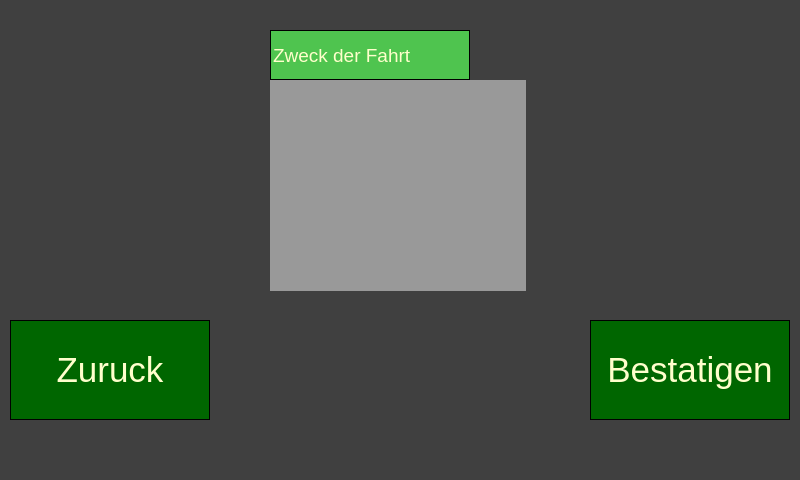
<?xml version="1.0" encoding="UTF-8"?>
<ui version="4.0">
 <class>Dialog</class>
 <widget class="QDialog" name="Dialog">
  <property name="geometry">
   <rect>
    <x>0</x>
    <y>0</y>
    <width>800</width>
    <height>480</height>
   </rect>
  </property>
  <property name="windowTitle">
   <string>Dialog</string>
  </property>
  <property name="styleSheet">
   <string notr="true">QWidget{
	background-color: #404040;
	color: #00CC00}
QPushButton{
	color: #FFFFCC; 
	background-color: #006600;
	border-style: inset;
	border-color:black;
	border-width: 1px;}
QLineEdit{
	color: #FFFFCC;
	background-color: #4FC44F;
	border-style: inset;
	border-color:black;
	border-width: 1px;}
QListView{
	color: #FFFFCC;
	background-color: #999999;
	border: none;}</string>
  </property>
  <widget class="QPushButton" name="pushButton">
   <property name="geometry">
    <rect>
     <x>10</x>
     <y>320</y>
     <width>200</width>
     <height>100</height>
    </rect>
   </property>
   <property name="font">
    <font>
     <pointsize>26</pointsize>
    </font>
   </property>
   <property name="text">
    <string>Zuruck</string>
   </property>
  </widget>
  <widget class="QPushButton" name="pushButton_2">
   <property name="geometry">
    <rect>
     <x>590</x>
     <y>320</y>
     <width>200</width>
     <height>100</height>
    </rect>
   </property>
   <property name="font">
    <font>
     <pointsize>26</pointsize>
    </font>
   </property>
   <property name="text">
    <string>Bestatigen</string>
   </property>
  </widget>
  <widget class="QLineEdit" name="lineEdit">
   <property name="geometry">
    <rect>
     <x>270</x>
     <y>30</y>
     <width>200</width>
     <height>50</height>
    </rect>
   </property>
   <property name="font">
    <font>
     <pointsize>14</pointsize>
    </font>
   </property>
   <property name="text">
    <string>Zweck der Fahrt</string>
   </property>
  </widget>
  <widget class="QListView" name="listView">
   <property name="geometry">
    <rect>
     <x>270</x>
     <y>80</y>
     <width>256</width>
     <height>211</height>
    </rect>
   </property>
  </widget>
 </widget>
 <resources/>
 <connections/>
</ui>
